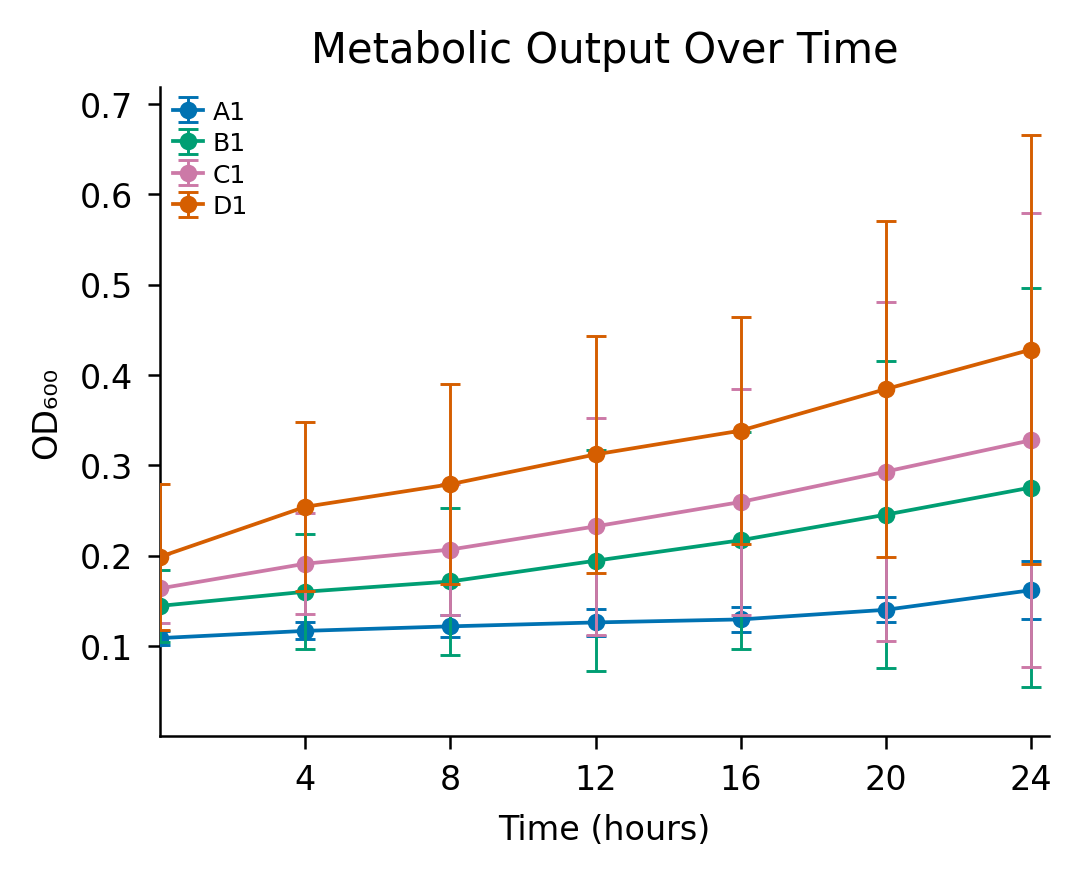

Generate this figure with Python:
"""
Growth curve time series figure.
4 conditions (A1, B1, C1, D1), 3 biological replicates each.
Even-hour timepoints only. Error bars = 95% CI from t-distribution (n=3).
Nature-style formatting.
"""

import matplotlib
matplotlib.use("Agg")
import matplotlib.pyplot as plt
import matplotlib.font_manager as fm
import pandas as pd
import numpy as np
from scipy.stats import t as t_dist

# ── CONFIG ────────────────────────────────────────────────────────────────────
CONFIG = {
    "data_path":    "/mnt/user-data/uploads/plate_growth_curve.csv",
    "out_png":      "/mnt/user-data/outputs/figure_v2.png",
    "out_svg":      "/mnt/user-data/outputs/figure_v2.svg",
    "figsize_in":   (3.5, 2.8),          # Nature single column (89 mm ≈ 3.5 in)
    "dpi":          300,
    "linewidth":    0.9,
    "marker_size":  3.5,
    "capsize":      2.5,
    "eb_linewidth": 0.7,
    "font_size":    7,
    "tick_size":    6,
    "label_size":   7,
    "legend_size":  6,
    "series":       ["A1", "B1", "C1", "D1"],
    "colors":       ["#0072B2", "#009E73", "#CC79A7", "#D55E00"],  # blue, green, violet, red
    "markers":      ["o", "o", "o", "o"],   # closed circle for all
    "font_axis_title": 8,
    "font_plot_title": 10,
    "plot_title":   "Metabolic Output Over Time",
}

# ── FONT ──────────────────────────────────────────────────────────────────────
available = {f.name for f in fm.fontManager.ttflist}
FONT = next((f for f in ["Arial", "Helvetica", "DejaVu Sans", "Liberation Sans"]
             if f in available), "sans-serif")
plt.rcParams.update({
    "font.family":       FONT,
    "font.size":         CONFIG["font_size"],
    "axes.labelsize":    CONFIG["label_size"],
    "xtick.labelsize":   CONFIG["tick_size"],
    "ytick.labelsize":   CONFIG["tick_size"],
    "legend.fontsize":   CONFIG["legend_size"],
    "pdf.fonttype":      42,
    "ps.fonttype":       42,
})

# ── LOAD DATA ─────────────────────────────────────────────────────────────────
# Header row has duplicate column names → read manually
raw = pd.read_csv(CONFIG["data_path"], header=0)
# Rename columns: Time + 3 replicates × 4 series
series = CONFIG["series"]
cols = ["Time"]
for rep in range(1, 4):
    for s in series:
        cols.append(f"{s}_r{rep}")
raw.columns = cols

# Parse time column (H:MM:SS → decimal hours)
def parse_hms(t):
    parts = str(t).split(":")
    h, m, s = int(parts[0]), int(parts[1]), int(parts[2])
    return h + m / 60 + s / 3600

raw["hours"] = raw["Time"].apply(parse_hms)

# Filter to even-hour timepoints (0, 2, 4, … 24)
even_hours = list(range(0, 25, 4))
# Match rows where hours round to an even integer
raw["hours_round"] = raw["hours"].round(6)
df = raw[raw["hours_round"].apply(lambda h: any(abs(h - eh) < 1e-4 for eh in even_hours))].copy()
df = df.reset_index(drop=True)

# ── COMPUTE MEAN & 95% CI ─────────────────────────────────────────────────────
n = 3
t_crit = t_dist.ppf(0.975, df=n - 1)   # two-tailed 95% CI, df=2 → ~4.303

stats = {}
for s in series:
    rep_cols = [f"{s}_r{i}" for i in range(1, 4)]
    vals = df[rep_cols].values          # shape (timepoints, 3)
    mean = vals.mean(axis=1)
    sem  = vals.std(axis=1, ddof=1) / np.sqrt(n)
    ci95 = sem * t_crit
    stats[s] = {"mean": mean, "ci": ci95}

time_pts = df["hours_round"].values

# ── PLOT ──────────────────────────────────────────────────────────────────────
fig, ax = plt.subplots(figsize=CONFIG["figsize_in"])

for i, s in enumerate(series):
    m   = stats[s]["mean"]
    err = stats[s]["ci"]
    ax.errorbar(
        time_pts, m,
        yerr=err,
        fmt="o-",
        color=CONFIG["colors"][i],
        linewidth=CONFIG["linewidth"],
        markersize=CONFIG["marker_size"],
        markerfacecolor=CONFIG["colors"][i],
        markeredgecolor=CONFIG["colors"][i],
        markeredgewidth=0.7,
        capsize=CONFIG["capsize"],
        elinewidth=CONFIG["eb_linewidth"],
        label=s,
        zorder=3 + i,
    )

# Axes formatting (Nature style: despined, no grid)
ax.spines["top"].set_visible(False)
ax.spines["right"].set_visible(False)
ax.spines["left"].set_linewidth(0.6)
ax.spines["bottom"].set_linewidth(0.6)
ax.tick_params(width=0.6, length=3, direction="out", labelsize=8)

ax.set_xlabel("Time (hours)", fontsize=CONFIG["font_axis_title"])
ax.set_ylabel("OD₆₀₀", fontsize=CONFIG["font_axis_title"])
ax.set_title(CONFIG["plot_title"], fontsize=CONFIG["font_plot_title"], pad=6)

# x-axis: ticks at 4, 8, ..., 24 (no tick at 0); axis starts at 0
ax.set_xticks([h for h in even_hours if h > 0])
ax.set_xlim(0, 24.5)

# y-axis: no tick at 0; start at 0
y_max = max(stats[s]["mean"].max() + stats[s]["ci"].max() for s in series) * 1.08
ax.set_ylim(0, y_max)
y_ticks = ax.get_yticks()
ax.set_yticks([t for t in y_ticks if t > 0 and t <= y_max])

legend = ax.legend(
    frameon=False,
    handlelength=1.2,
    handletextpad=0.4,
    borderpad=0,
    labelspacing=0.3,
    loc="upper left",
)

plt.tight_layout(pad=0.5)

# ── SAVE ──────────────────────────────────────────────────────────────────────
fig.savefig(CONFIG["out_png"], dpi=CONFIG["dpi"], bbox_inches="tight")
fig.savefig(CONFIG["out_svg"], format="svg",       bbox_inches="tight")
print("Saved PNG and SVG.")
print(f"Timepoints plotted: {list(time_pts)}")
print(f"Font used: {FONT}")
